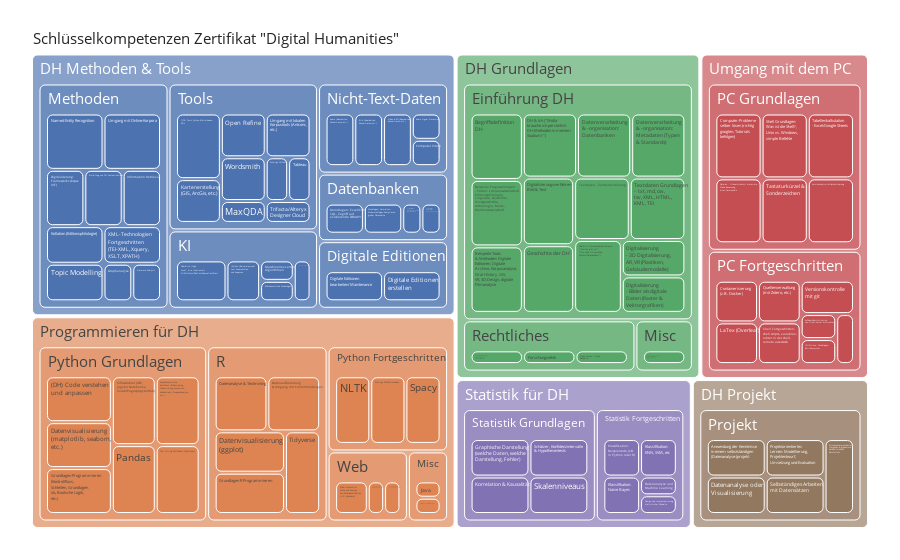

The notebook cell this image was saved under:
### Markdown cell above
# Ohne Module

### Code cell
import plotly.express as px

fig = px.treemap(df, path=[
    px.Constant('Schlüsselkompetenzen Zertifikat "Digital Humanities"'),
    # 'Modul',
    'Bereich',
    'Unterbereich',
    'AS'
    ],
    values='Prio_',
    # hover_data=['Zeitaufwand'],
    # marker_colors = RUB_colors
    # color='Zertifikatsbereich'
)
fig.update_traces(marker=dict(cornerradius=5))
fig.update_layout(margin=dict(t=25, l=25, r=25, b=25))
fig.update_traces(hovertemplate='%{label}')
fig.update_layout(
    template='seaborn',
    font=dict(
        # family="Courier New, monospace",
        size=15,  # Set the font size here
        # color="RebeccaPurple"
    )
)
fig.show()
fig.write_html("AS_Bereiche.html",  include_plotlyjs='cdn')

### Figure 1 — Plotly figure (JSON) as saved in the notebook; plotly's stock layout.template omitted (floating-point values rounded to 4 significant figures)
{"data": [{"branchvalues": "total", "domain": {"x": [0, 1], "y": [0, 1]}, "hovertemplate": "%{label}", "ids": ["Schlüsselkompetenzen Zertifikat \"Digital Humanities\"/Programmieren für DH/Python Grundlagen/(DH) Code verstehen<br>und anpassen", "Schlüsselkompetenzen Zertifikat \"Digital Humanities\"/DH Methoden & Tools/KI/(Python-)Beispielprojekt<br>zum Ausprobieren<br>und Anpassen", "Schlüsselkompetenzen Zertifikat \"Digital Humanities\"/DH Projekt/Projekt/Anwendung der Kenntnisse<br>in einem selbstständigen<br>(Datenanalyse-)projekt", "Schlüsselkompetenzen Zertifikat \"Digital Humanities\"/DH Methoden & Tools/Nicht-Text-Daten/Audio (Bearbeiten,<br>Konvertieren, etc.)", "Schlüsselkompetenzen Zertifikat \"Digital Humanities\"/DH Methoden & Tools/Nicht-Text-Daten/Audio Signal Processing", "Schlüsselkompetenzen Zertifikat \"Digital Humanities\"/Umgang mit dem PC/PC Fortgeschritten/Aufbau/Administration<br>von Client-Server-Architektur", "Schlüsselkompetenzen Zertifikat \"Digital Humanities\"/DH Grundlagen/Einführung DH/Begriffsdefinition<br>DH", "Schlüsselkompetenzen Zertifikat \"Digital Humanities\"/DH Grundlagen/Einführung DH/Beispiele Fragestellungen<br>- Fächer: Literaturwissenschaft,<br>Editionsphilologie,<br>Linguistik, Geschichte,<br>Kunstgeschichte,<br>Archäologie, Musik,<br>Medienwissenschaft", "Schlüsselkompetenzen Zertifikat \"Digital Humanities\"/DH Grundlagen/Einführung DH/Beispiele Tools<br>& Methoden: Digitale<br>Editionen, Digitale<br>Archive, Korpusanalyse,<br>Oral History, GIS,<br>VR, 3D-Design, digitale<br>Filmanalyse", "Schlüsselkompetenzen Zertifikat \"Digital Humanities\"/DH Methoden & Tools/Nicht-Text-Daten/Bild (Bearbeiten,<br>Konvertieren, etc.)", "Schlüsselkompetenzen Zertifikat \"Digital Humanities\"/DH Methoden & Tools/Nicht-Text-Daten/Computer Vision", "Schlüsselkompetenzen Zertifikat \"Digital Humanities\"/Umgang mit dem PC/PC Grundlagen/Computer-Probleme<br>selber lösen (richtig<br>googlen, Tutorials<br>befolgen)", "Schlüsselkompetenzen Zertifikat \"Digital Humanities\"/Umgang mit dem PC/PC Fortgeschritten/Containerisierung<br>(z.B. Docker)", "Schlüsselkompetenzen Zertifikat \"Digital Humanities\"/DH Grundlagen/Einführung DH/DH & Ich (\"Wofür<br>brauche ich persönlich<br>DH-Methoden in meinem<br>Studium?\")", "Schlüsselkompetenzen Zertifikat \"Digital Humanities\"/Umgang mit dem PC/PC Grundlagen/Dateien - Ordnerstruktur/-hierarchie,<br>Pfade, Benennung,<br>Arten, Umwandeln", "Schlüsselkompetenzen Zertifikat \"Digital Humanities\"/Programmieren für DH/R/Datenanalyse & Textmining", "Schlüsselkompetenzen Zertifikat \"Digital Humanities\"/DH Projekt/Projekt/Datenanalyse oder<br>Visualisierung", "Schlüsselkompetenzen Zertifikat \"Digital Humanities\"/Statistik für DH/Statistik Fortgeschritten/Datenanalyse und<br>Machine Learning", "Schlüsselkompetenzen Zertifikat \"Digital Humanities\"/Programmieren für DH/R/Datenaufbereitung<br>& Umgang mit Fehlermeldungen", "Schlüsselkompetenzen Zertifikat \"Digital Humanities\"/DH Grundlagen/Rechtliches/Datenschutz, Copyright,<br>DSGVO (in Bezug<br>auf Webscraping)", "Schlüsselkompetenzen Zertifikat \"Digital Humanities\"/DH Grundlagen/Einführung DH/Datenverarbeitung<br>& -organisation:<br>Datenbanken", "Schlüsselkompetenzen Zertifikat \"Digital Humanities\"/DH Grundlagen/Einführung DH/Datenverarbeitung<br>& -organisation:<br>Metadaten (Typen<br>& Standards)", "Schlüsselkompetenzen Zertifikat \"Digital Humanities\"/Programmieren für DH/R/Datenvisualisierung<br>(ggplot)", "Schlüsselkompetenzen Zertifikat \"Digital Humanities\"/Programmieren für DH/Python Grundlagen/Datenvisualisierung<br>(matplotlib, seaborn,<br>etc.)", "Schlüsselkompetenzen Zertifikat \"Digital Humanities\"/Statistik für DH/Statistik Fortgeschritten/Design und Implementierung<br>statistischer Modelle", "Schlüsselkompetenzen Zertifikat \"Digital Humanities\"/DH Methoden & Tools/Digitale Editionen/Digitale Editionen<br>bearbeiten/ Maintenance", "Schlüsselkompetenzen Zertifikat \"Digital Humanities\"/DH Methoden & Tools/Digitale Editionen/Digitale Editionen<br>erstellen", "Schlüsselkompetenzen Zertifikat \"Digital Humanities\"/DH Methoden & Tools/Methoden/Digitalisierung:<br>Frameworks (bspw.<br>IIIF)", "Schlüsselkompetenzen Zertifikat \"Digital Humanities\"/DH Grundlagen/Einführung DH/Digitalisierung<br>- 3D Digitalisierung,<br>AR, VR (Plastiken,<br>Gebäudemodelle)", "Schlüsselkompetenzen Zertifikat \"Digital Humanities\"/DH Grundlagen/Einführung DH/Digitalisierung<br>- Bilder als digitale<br>Daten (Raster &<br>Vektorgrafiken)", "Schlüsselkompetenzen Zertifikat \"Digital Humanities\"/DH Grundlagen/Einführung DH/Digitalisierungsverfahren<br>Bild & Text", "Schlüsselkompetenzen Zertifikat \"Digital Humanities\"/DH Methoden & Tools/Methoden/Erstellung von TEI-Customisations", "Schlüsselkompetenzen Zertifikat \"Digital Humanities\"/DH Grundlagen/Rechtliches/Forschungsethik", "Schlüsselkompetenzen Zertifikat \"Digital Humanities\"/DH Methoden & Tools/Datenbanken/Fortgeschritten:<br>SQL/NoSQL, eXist-db,<br>MongoDB, etc.", "Schlüsselkompetenzen Zertifikat \"Digital Humanities\"/DH Methoden & Tools/Datenbanken/Fortgeschritten:<br>selbst aufsetzen,<br>bearbeiten, maintainen", "Schlüsselkompetenzen Zertifikat \"Digital Humanities\"/DH Grundlagen/Einführung DH/Geschichte der DH", "Schlüsselkompetenzen Zertifikat \"Digital Humanities\"/DH Methoden & Tools/Methoden/Graphanalyse", "Schlüsselkompetenzen Zertifikat \"Digital Humanities\"/Statistik für DH/Statistik Grundlagen/Graphische Darstellung<br>(welche Daten, welche<br>Darstellung, Fehler)", "Schlüsselkompetenzen Zertifikat \"Digital Humanities\"/Programmieren für DH/Python Grundlagen/Grundlagen Programmieren<br>(Kontrollfluss,<br>Schleifen, Grundlagen<br>i/o, Boolsche Logik,<br>etc.)", "Schlüsselkompetenzen Zertifikat \"Digital Humanities\"/Programmieren für DH/R/Grundlagen R Programmieren", "Schlüsselkompetenzen Zertifikat \"Digital Humanities\"/DH Methoden & Tools/Datenbanken/Grundlagen: Excel/CSV,<br>SQL, Zugriff auf<br>existierende DBs/API", "Schlüsselkompetenzen Zertifikat \"Digital Humanities\"/DH Methoden & Tools/Datenbanken/Grundlagen: Verwalten,<br>Zusammenfügen, Analysieren<br>großer Datensätze", "Schlüsselkompetenzen Zertifikat \"Digital Humanities\"/DH Methoden & Tools/Methoden/Information Retrieval", "Schlüsselkompetenzen Zertifikat \"Digital Humanities\"/Programmieren für DH/Python Grundlagen/Infrastruktur (IDE,<br>Jupyter Notebooks,<br>Colab/Pages/JupyterHub)", "Schlüsselkompetenzen Zertifikat \"Digital Humanities\"/DH Grundlagen/Misc/Internationale Standards<br>in der Auszeichnung<br>von (Meta)daten<br>z.B. METS, MODS,<br>TEI", "Schlüsselkompetenzen Zertifikat \"Digital Humanities\"/Programmieren für DH/Misc/Java ", "Schlüsselkompetenzen Zertifikat \"Digital Humanities\"/DH Methoden & Tools/Tools/Kartenerstellung<br>(GIS, ArcGis, etc.)", "Schlüsselkompetenzen Zertifikat \"Digital Humanities\"/Statistik für DH/Statistik Fortgeschritten/Klassifikation:<br>Beispielcode (z.B.<br>in Python oder R)", "Schlüsselkompetenzen Zertifikat \"Digital Humanities\"/Statistik für DH/Statistik Fortgeschritten/Klassifikation:<br>KNN, SVM, etc", "Schlüsselkompetenzen Zertifikat \"Digital Humanities\"/Statistik für DH/Statistik Fortgeschritten/Klassifikation:<br>Naive Bayes", "Schlüsselkompetenzen Zertifikat \"Digital Humanities\"/DH Methoden & Tools/Methoden/Kollation (Editionsphilologie)", "Schlüsselkompetenzen Zertifikat \"Digital Humanities\"/Programmieren für DH/Python Grundlagen/Korpusanalytische<br>Verfahren (Webscraping,<br>Tokenisierung, Annotation,<br>Kookkurrenz-, Frequenzanalyse,<br>etc.)", "Schlüsselkompetenzen Zertifikat \"Digital Humanities\"/Statistik für DH/Statistik Grundlagen/Korrelation & Kausalität", "Schlüsselkompetenzen Zertifikat \"Digital Humanities\"/Umgang mit dem PC/PC Fortgeschritten/LaTex (Overleaf)", "Schlüsselkompetenzen Zertifikat \"Digital Humanities\"/DH Methoden & Tools/KI/Maschinelles Lernen:<br>Algorithmen", "Schlüsselkompetenzen Zertifikat \"Digital Humanities\"/DH Methoden & Tools/KI/Mathematische Grundlagen", "Schlüsselkompetenzen Zertifikat \"Digital Humanities\"/DH Methoden & Tools/Tools/MaxQDA", "Schlüsselkompetenzen Zertifikat \"Digital Humanities\"/Programmieren für DH/Python Fortgeschritten/NLTK", "Schlüsselkompetenzen Zertifikat \"Digital Humanities\"/DH Methoden & Tools/Methoden/Named Entity Recognition", "Schlüsselkompetenzen Zertifikat \"Digital Humanities\"/DH Methoden & Tools/Methoden/Network Analysis", "Schlüsselkompetenzen Zertifikat \"Digital Humanities\"/DH Methoden & Tools/Tools/OCR: Tools, Python-Bibliotheken,<br>APIs", "Schlüsselkompetenzen Zertifikat \"Digital Humanities\"/DH Grundlagen/Rechtliches/Open Access / Open<br>Research", "Schlüsselkompetenzen Zertifikat \"Digital Humanities\"/DH Methoden & Tools/Tools/Open Refine", "Schlüsselkompetenzen Zertifikat \"Digital Humanities\"/Programmieren für DH/Python Grundlagen/Pandas", "Schlüsselkompetenzen Zertifikat \"Digital Humanities\"/DH Projekt/Projekt/Projektorientiertes<br>Lernen: Modellierung,<br>Projektentwurf,<br>Umsetzung und Evaluation", "Schlüsselkompetenzen Zertifikat \"Digital Humanities\"/Umgang mit dem PC/PC Fortgeschritten/Quellenverwaltung<br>(mit Zotero, etc.)", "Schlüsselkompetenzen Zertifikat \"Digital Humanities\"/Statistik für DH/Statistik Grundlagen/Schätzer, Konfidenzintervalle<br>& Hypothesentests", "Schlüsselkompetenzen Zertifikat \"Digital Humanities\"/DH Projekt/Projekt/Selbständiges Arbeiten<br>mit Datensätzen", "Schlüsselkompetenzen Zertifikat \"Digital Humanities\"/Umgang mit dem PC/PC Fortgeschritten/Shell Fortgeschritten:<br>shell scripts, variablen,<br>editor in der shell,<br>remote access/ssh", "Schlüsselkompetenzen Zertifikat \"Digital Humanities\"/Umgang mit dem PC/PC Grundlagen/Shell Grundlagen:<br>Was ist die Shell?,<br>Unix vs. Windows,<br>simple Befehle", "Schlüsselkompetenzen Zertifikat \"Digital Humanities\"/Statistik für DH/Statistik Grundlagen/Skalenniveaus", "Schlüsselkompetenzen Zertifikat \"Digital Humanities\"/Programmieren für DH/Python Fortgeschritten/Sonstige DH-Bibliotheken", "Schlüsselkompetenzen Zertifikat \"Digital Humanities\"/DH Methoden & Tools/Tools/Sonstige DH-Tools", "Schlüsselkompetenzen Zertifikat \"Digital Humanities\"/Programmieren für DH/Python Fortgeschritten/Spacy", "Schlüsselkompetenzen Zertifikat \"Digital Humanities\"/Umgang mit dem PC/PC Grundlagen/Tabellenkalkulation<br>- Excel/Google Sheets", "Schlüsselkompetenzen Zertifikat \"Digital Humanities\"/DH Methoden & Tools/Tools/Tableau", "Schlüsselkompetenzen Zertifikat \"Digital Humanities\"/Umgang mit dem PC/PC Grundlagen/Tastaturkürzel &<br>Sonderzeichen", "Schlüsselkompetenzen Zertifikat \"Digital Humanities\"/Programmieren für DH/Python Grundlagen/Text (String-Methoden/-Funktionen)", "Schlüsselkompetenzen Zertifikat \"Digital Humanities\"/DH Grundlagen/Einführung DH/Textdaten - Zeichenkodierung", "Schlüsselkompetenzen Zertifikat \"Digital Humanities\"/DH Grundlagen/Einführung DH/Textdaten Grundlagen<br>-  txt, md, csv,<br>tsv, XML, HTML,<br>KML, TEI", "Schlüsselkompetenzen Zertifikat \"Digital Humanities\"/Programmieren für DH/R/Tidyverse", "Schlüsselkompetenzen Zertifikat \"Digital Humanities\"/DH Methoden & Tools/Methoden/Topic Modelling", "Schlüsselkompetenzen Zertifikat \"Digital Humanities\"/DH Methoden & Tools/KI/Transformer-Architektur", "Schlüsselkompetenzen Zertifikat \"Digital Humanities\"/DH Methoden & Tools/Tools/Trifacta/Alteryx<br>Designer Cloud", "Schlüsselkompetenzen Zertifikat \"Digital Humanities\"/Umgang mit dem PC/PC Fortgeschritten/UNIX/Linux: Grundlagen,<br>Betriebssystem", "Schlüsselkompetenzen Zertifikat \"Digital Humanities\"/Programmieren für DH/Misc/UNIX/Linux: Script-Sprachen", "Schlüsselkompetenzen Zertifikat \"Digital Humanities\"/Umgang mit dem PC/PC Fortgeschritten/UNIX/Linux: Serveradministration", "Schlüsselkompetenzen Zertifikat \"Digital Humanities\"/DH Methoden & Tools/Methoden/Umgang mit Online-Korpora", "Schlüsselkompetenzen Zertifikat \"Digital Humanities\"/DH Methoden & Tools/Tools/Umgang mit lokalen<br>Korpustools (Antconc,<br>etc.)", "Schlüsselkompetenzen Zertifikat \"Digital Humanities\"/Umgang mit dem PC/PC Grundlagen/Versionskontrolle/Datensicherung", "Schlüsselkompetenzen Zertifikat \"Digital Humanities\"/Umgang mit dem PC/PC Fortgeschritten/Versionskontrolle<br>mit git", "Schlüsselkompetenzen Zertifikat \"Digital Humanities\"/DH Methoden & Tools/Nicht-Text-Daten/Video & 3D (Bearbeiten,<br>Konvertieren, etc.)", "Schlüsselkompetenzen Zertifikat \"Digital Humanities\"/Programmieren für DH/Web/Web-Frontend zur<br>Suche und Anzeige<br>von Datenbankinhalten<br>(z.B. Dashbord)", "Schlüsselkompetenzen Zertifikat \"Digital Humanities\"/Programmieren für DH/Web/Web-Programmierung/<br>-Frameworks (Django,<br>Flask, etc.)", "Schlüsselkompetenzen Zertifikat \"Digital Humanities\"/Programmieren für DH/Web/Webseiten (HTML,<br>CSS, PHP, JavaScript)", "Schlüsselkompetenzen Zertifikat \"Digital Humanities\"/DH Projekt/Projekt/Wissenskommunikation<br>(Vorgehen & Ergebnisse<br>nachvollziehbar<br>darstellen)", "Schlüsselkompetenzen Zertifikat \"Digital Humanities\"/DH Methoden & Tools/Tools/Wordsmith", "Schlüsselkompetenzen Zertifikat \"Digital Humanities\"/DH Methoden & Tools/Methoden/XML-Technologien<br>Fortgeschritten<br>(TEI-XML, Xquery,<br>XSLT, XPATH)", "Schlüsselkompetenzen Zertifikat \"Digital Humanities\"/DH Methoden & Tools/KI/Überblick (High<br>Level: wie funktioniert<br>KI/ML/Klassifikation/Generation/Bias)", "Schlüsselkompetenzen Zertifikat \"Digital Humanities\"/DH Grundlagen/Einführung DH/Überblick Textdatenbanken/Korpora<br>(\"Welche gibt es?\",<br>\"Wie finde ich passende<br>Korpora/Datenbanken?\")", "Schlüsselkompetenzen Zertifikat \"Digital Humanities\"/DH Methoden & Tools/Datenbanken", "Schlüsselkompetenzen Zertifikat \"Digital Humanities\"/DH Methoden & Tools/Digitale Editionen", "Schlüsselkompetenzen Zertifikat \"Digital Humanities\"/DH Grundlagen/Einführung DH", "Schlüsselkompetenzen Zertifikat \"Digital Humanities\"/DH Methoden & Tools/KI", "Schlüsselkompetenzen Zertifikat \"Digital Humanities\"/DH Methoden & Tools/Methoden", "Schlüsselkompetenzen Zertifikat \"Digital Humanities\"/DH Grundlagen/Misc", "Schlüsselkompetenzen Zertifikat \"Digital Humanities\"/Programmieren für DH/Misc", "Schlüsselkompetenzen Zertifikat \"Digital Humanities\"/DH Methoden & Tools/Nicht-Text-Daten", "Schlüsselkompetenzen Zertifikat \"Digital Humanities\"/Umgang mit dem PC/PC Fortgeschritten", "Schlüsselkompetenzen Zertifikat \"Digital Humanities\"/Umgang mit dem PC/PC Grundlagen", "Schlüsselkompetenzen Zertifikat \"Digital Humanities\"/DH Projekt/Projekt", "Schlüsselkompetenzen Zertifikat \"Digital Humanities\"/Programmieren für DH/Python Fortgeschritten", "Schlüsselkompetenzen Zertifikat \"Digital Humanities\"/Programmieren für DH/Python Grundlagen", "Schlüsselkompetenzen Zertifikat \"Digital Humanities\"/Programmieren für DH/R", "Schlüsselkompetenzen Zertifikat \"Digital Humanities\"/DH Grundlagen/Rechtliches", "Schlüsselkompetenzen Zertifikat \"Digital Humanities\"/Statistik für DH/Statistik Fortgeschritten", "Schlüsselkompetenzen Zertifikat \"Digital Humanities\"/Statistik für DH/Statistik Grundlagen", "Schlüsselkompetenzen Zertifikat \"Digital Humanities\"/DH Methoden & Tools/Tools", "Schlüsselkompetenzen Zertifikat \"Digital Humanities\"/Programmieren für DH/Web", "Schlüsselkompetenzen Zertifikat \"Digital Humanities\"/DH Grundlagen", "Schlüsselkompetenzen Zertifikat \"Digital Humanities\"/DH Methoden & Tools", "Schlüsselkompetenzen Zertifikat \"Digital Humanities\"/DH Projekt", "Schlüsselkompetenzen Zertifikat \"Digital Humanities\"/Programmieren für DH", "Schlüsselkompetenzen Zertifikat \"Digital Humanities\"/Statistik für DH", "Schlüsselkompetenzen Zertifikat \"Digital Humanities\"/Umgang mit dem PC", "Schlüsselkompetenzen Zertifikat \"Digital Humanities\""], "labels": ["(DH) Code verstehen<br>und anpassen", "(Python-)Beispielprojekt<br>zum Ausprobieren<br>und Anpassen", "Anwendung der Kenntnisse<br>in einem selbstständigen<br>(Datenanalyse-)projekt", "Audio (Bearbeiten,<br>Konvertieren, etc.)", "Audio Signal Processing", "Aufbau/Administration<br>von Client-Server-Architektur", "Begriffsdefinition<br>DH", "Beispiele Fragestellungen<br>- Fächer: Literaturwissenschaft,<br>Editionsphilologie,<br>Linguistik, Geschichte,<br>Kunstgeschichte,<br>Archäologie, Musik,<br>Medienwissenschaft", "Beispiele Tools<br>& Methoden: Digitale<br>Editionen, Digitale<br>Archive, Korpusanalyse,<br>Oral History, GIS,<br>VR, 3D-Design, digitale<br>Filmanalyse", "Bild (Bearbeiten,<br>Konvertieren, etc.)", "Computer Vision", "Computer-Probleme<br>selber lösen (richtig<br>googlen, Tutorials<br>befolgen)", "Containerisierung<br>(z.B. Docker)", "DH & Ich (\"Wofür<br>brauche ich persönlich<br>DH-Methoden in meinem<br>Studium?\")", "Dateien - Ordnerstruktur/-hierarchie,<br>Pfade, Benennung,<br>Arten, Umwandeln", "Datenanalyse & Textmining", "Datenanalyse oder<br>Visualisierung", "Datenanalyse und<br>Machine Learning", "Datenaufbereitung<br>& Umgang mit Fehlermeldungen", "Datenschutz, Copyright,<br>DSGVO (in Bezug<br>auf Webscraping)", "Datenverarbeitung<br>& -organisation:<br>Datenbanken", "Datenverarbeitung<br>& -organisation:<br>Metadaten (Typen<br>& Standards)", "Datenvisualisierung<br>(ggplot)", "Datenvisualisierung<br>(matplotlib, seaborn,<br>etc.)", "Design und Implementierung<br>statistischer Modelle", "Digitale Editionen<br>bearbeiten/ Maintenance", "Digitale Editionen<br>erstellen", "Digitalisierung:<br>Frameworks (bspw.<br>IIIF)", "Digitalisierung<br>- 3D Digitalisierung,<br>AR, VR (Plastiken,<br>Gebäudemodelle)", "Digitalisierung<br>- Bilder als digitale<br>Daten (Raster &<br>Vektorgrafiken)", "Digitalisierungsverfahren<br>Bild & Text", "Erstellung von TEI-Customisations", "Forschungsethik", "Fortgeschritten:<br>SQL/NoSQL, eXist-db,<br>MongoDB, etc.", "Fortgeschritten:<br>selbst aufsetzen,<br>bearbeiten, maintainen", "Geschichte der DH", "Graphanalyse", "Graphische Darstellung<br>(welche Daten, welche<br>Darstellung, Fehler)", "Grundlagen Programmieren<br>(Kontrollfluss,<br>Schleifen, Grundlagen<br>i/o, Boolsche Logik,<br>etc.)", "Grundlagen R Programmieren", "Grundlagen: Excel/CSV,<br>SQL, Zugriff auf<br>existierende DBs/API", "Grundlagen: Verwalten,<br>Zusammenfügen, Analysieren<br>großer Datensätze", "Information Retrieval", "Infrastruktur (IDE,<br>Jupyter Notebooks,<br>Colab/Pages/JupyterHub)", "Internationale Standards<br>in der Auszeichnung<br>von (Meta)daten<br>z.B. METS, MODS,<br>TEI", "Java ", "Kartenerstellung<br>(GIS, ArcGis, etc.)", "Klassifikation:<br>Beispielcode (z.B.<br>in Python oder R)", "Klassifikation:<br>KNN, SVM, etc", "Klassifikation:<br>Naive Bayes", "Kollation (Editionsphilologie)", "Korpusanalytische<br>Verfahren (Webscraping,<br>Tokenisierung, Annotation,<br>Kookkurrenz-, Frequenzanalyse,<br>etc.)", "Korrelation & Kausalität", "LaTex (Overleaf)", "Maschinelles Lernen:<br>Algorithmen", "Mathematische Grundlagen", "MaxQDA", "NLTK", "Named Entity Recognition", "Network Analysis", "OCR: Tools, Python-Bibliotheken,<br>APIs", "Open Access / Open<br>Research", "Open Refine", "Pandas", "Projektorientiertes<br>Lernen: Modellierung,<br>Projektentwurf,<br>Umsetzung und Evaluation", "Quellenverwaltung<br>(mit Zotero, etc.)", "Schätzer, Konfidenzintervalle<br>& Hypothesentests", "Selbständiges Arbeiten<br>mit Datensätzen", "Shell Fortgeschritten:<br>shell scripts, variablen,<br>editor in der shell,<br>remote access/ssh", "Shell Grundlagen:<br>Was ist die Shell?,<br>Unix vs. Windows,<br>simple Befehle", "Skalenniveaus", "Sonstige DH-Bibliotheken", "Sonstige DH-Tools", "Spacy", "Tabellenkalkulation<br>- Excel/Google Sheets", "Tableau", "Tastaturkürzel &<br>Sonderzeichen", "Text (String-Methoden/-Funktionen)", "Textdaten - Zeichenkodierung", "Textdaten Grundlagen<br>-  txt, md, csv,<br>tsv, XML, HTML,<br>KML, TEI", "Tidyverse", "Topic Modelling", "Transformer-Architektur", "Trifacta/Alteryx<br>Designer Cloud", "UNIX/Linux: Grundlagen,<br>Betriebssystem", "UNIX/Linux: Script-Sprachen", "UNIX/Linux: Serveradministration", "Umgang mit Online-Korpora", "Umgang mit lokalen<br>Korpustools (Antconc,<br>etc.)", "Versionskontrolle/Datensicherung", "Versionskontrolle<br>mit git", "Video & 3D (Bearbeiten,<br>Konvertieren, etc.)", "Web-Frontend zur<br>Suche und Anzeige<br>von Datenbankinhalten<br>(z.B. Dashbord)", "Web-Programmierung/<br>-Frameworks (Django,<br>Flask, etc.)", "Webseiten (HTML,<br>CSS, PHP, JavaScript)", "Wissenskommunikation<br>(Vorgehen & Ergebnisse<br>nachvollziehbar<br>darstellen)", "Wordsmith", "XML-Technologien<br>Fortgeschritten<br>(TEI-XML, Xquery,<br>XSLT, XPATH)", "Überblick (High<br>Level: wie funktioniert<br>KI/ML/Klassifikation/Generation/Bias)", "Überblick Textdatenbanken/Korpora<br>(\"Welche gibt es?\",<br>\"Wie finde ich passende<br>Korpora/Datenbanken?\")", "Datenbanken", "Digitale Editionen", "Einführung DH", "KI", "Methoden", "Misc", "Misc", "Nicht-Text-Daten", "PC Fortgeschritten", "PC Grundlagen", "Projekt", "Python Fortgeschritten", "Python Grundlagen", "R", "Rechtliches", "Statistik Fortgeschritten", "Statistik Grundlagen", "Tools", "Web", "DH Grundlagen", "DH Methoden & Tools", "DH Projekt", "Programmieren für DH", "Statistik für DH", "Umgang mit dem PC", "Schlüsselkompetenzen Zertifikat \"Digital Humanities\""], "marker": {"cornerradius": 5}, "name": "", "parents": ["Schlüsselkompetenzen Zertifikat \"Digital Humanities\"/Programmieren für DH/Python Grundlagen", "Schlüsselkompetenzen Zertifikat \"Digital Humanities\"/DH Methoden & Tools/KI", "Schlüsselkompetenzen Zertifikat \"Digital Humanities\"/DH Projekt/Projekt", "Schlüsselkompetenzen Zertifikat \"Digital Humanities\"/DH Methoden & Tools/Nicht-Text-Daten", "Schlüsselkompetenzen Zertifikat \"Digital Humanities\"/DH Methoden & Tools/Nicht-Text-Daten", "Schlüsselkompetenzen Zertifikat \"Digital Humanities\"/Umgang mit dem PC/PC Fortgeschritten", "Schlüsselkompetenzen Zertifikat \"Digital Humanities\"/DH Grundlagen/Einführung DH", "Schlüsselkompetenzen Zertifikat \"Digital Humanities\"/DH Grundlagen/Einführung DH", "Schlüsselkompetenzen Zertifikat \"Digital Humanities\"/DH Grundlagen/Einführung DH", "Schlüsselkompetenzen Zertifikat \"Digital Humanities\"/DH Methoden & Tools/Nicht-Text-Daten", "Schlüsselkompetenzen Zertifikat \"Digital Humanities\"/DH Methoden & Tools/Nicht-Text-Daten", "Schlüsselkompetenzen Zertifikat \"Digital Humanities\"/Umgang mit dem PC/PC Grundlagen", "Schlüsselkompetenzen Zertifikat \"Digital Humanities\"/Umgang mit dem PC/PC Fortgeschritten", "Schlüsselkompetenzen Zertifikat \"Digital Humanities\"/DH Grundlagen/Einführung DH", "Schlüsselkompetenzen Zertifikat \"Digital Humanities\"/Umgang mit dem PC/PC Grundlagen", "Schlüsselkompetenzen Zertifikat \"Digital Humanities\"/Programmieren für DH/R", "Schlüsselkompetenzen Zertifikat \"Digital Humanities\"/DH Projekt/Projekt", "Schlüsselkompetenzen Zertifikat \"Digital Humanities\"/Statistik für DH/Statistik Fortgeschritten", "Schlüsselkompetenzen Zertifikat \"Digital Humanities\"/Programmieren für DH/R", "Schlüsselkompetenzen Zertifikat \"Digital Humanities\"/DH Grundlagen/Rechtliches", "Schlüsselkompetenzen Zertifikat \"Digital Humanities\"/DH Grundlagen/Einführung DH", "Schlüsselkompetenzen Zertifikat \"Digital Humanities\"/DH Grundlagen/Einführung DH", "Schlüsselkompetenzen Zertifikat \"Digital Humanities\"/Programmieren für DH/R", "Schlüsselkompetenzen Zertifikat \"Digital Humanities\"/Programmieren für DH/Python Grundlagen", "Schlüsselkompetenzen Zertifikat \"Digital Humanities\"/Statistik für DH/Statistik Fortgeschritten", "Schlüsselkompetenzen Zertifikat \"Digital Humanities\"/DH Methoden & Tools/Digitale Editionen", "Schlüsselkompetenzen Zertifikat \"Digital Humanities\"/DH Methoden & Tools/Digitale Editionen", "Schlüsselkompetenzen Zertifikat \"Digital Humanities\"/DH Methoden & Tools/Methoden", "Schlüsselkompetenzen Zertifikat \"Digital Humanities\"/DH Grundlagen/Einführung DH", "Schlüsselkompetenzen Zertifikat \"Digital Humanities\"/DH Grundlagen/Einführung DH", "Schlüsselkompetenzen Zertifikat \"Digital Humanities\"/DH Grundlagen/Einführung DH", "Schlüsselkompetenzen Zertifikat \"Digital Humanities\"/DH Methoden & Tools/Methoden", "Schlüsselkompetenzen Zertifikat \"Digital Humanities\"/DH Grundlagen/Rechtliches", "Schlüsselkompetenzen Zertifikat \"Digital Humanities\"/DH Methoden & Tools/Datenbanken", "Schlüsselkompetenzen Zertifikat \"Digital Humanities\"/DH Methoden & Tools/Datenbanken", "Schlüsselkompetenzen Zertifikat \"Digital Humanities\"/DH Grundlagen/Einführung DH", "Schlüsselkompetenzen Zertifikat \"Digital Humanities\"/DH Methoden & Tools/Methoden", "Schlüsselkompetenzen Zertifikat \"Digital Humanities\"/Statistik für DH/Statistik Grundlagen", "Schlüsselkompetenzen Zertifikat \"Digital Humanities\"/Programmieren für DH/Python Grundlagen", "Schlüsselkompetenzen Zertifikat \"Digital Humanities\"/Programmieren für DH/R", "Schlüsselkompetenzen Zertifikat \"Digital Humanities\"/DH Methoden & Tools/Datenbanken", "Schlüsselkompetenzen Zertifikat \"Digital Humanities\"/DH Methoden & Tools/Datenbanken", "Schlüsselkompetenzen Zertifikat \"Digital Humanities\"/DH Methoden & Tools/Methoden", "Schlüsselkompetenzen Zertifikat \"Digital Humanities\"/Programmieren für DH/Python Grundlagen", "Schlüsselkompetenzen Zertifikat \"Digital Humanities\"/DH Grundlagen/Misc", "Schlüsselkompetenzen Zertifikat \"Digital Humanities\"/Programmieren für DH/Misc", "Schlüsselkompetenzen Zertifikat \"Digital Humanities\"/DH Methoden & Tools/Tools", "Schlüsselkompetenzen Zertifikat \"Digital Humanities\"/Statistik für DH/Statistik Fortgeschritten", "Schlüsselkompetenzen Zertifikat \"Digital Humanities\"/Statistik für DH/Statistik Fortgeschritten", "Schlüsselkompetenzen Zertifikat \"Digital Humanities\"/Statistik für DH/Statistik Fortgeschritten", "Schlüsselkompetenzen Zertifikat \"Digital Humanities\"/DH Methoden & Tools/Methoden", "Schlüsselkompetenzen Zertifikat \"Digital Humanities\"/Programmieren für DH/Python Grundlagen", "Schlüsselkompetenzen Zertifikat \"Digital Humanities\"/Statistik für DH/Statistik Grundlagen", "Schlüsselkompetenzen Zertifikat \"Digital Humanities\"/Umgang mit dem PC/PC Fortgeschritten", "Schlüsselkompetenzen Zertifikat \"Digital Humanities\"/DH Methoden & Tools/KI", "Schlüsselkompetenzen Zertifikat \"Digital Humanities\"/DH Methoden & Tools/KI", "Schlüsselkompetenzen Zertifikat \"Digital Humanities\"/DH Methoden & Tools/Tools", "Schlüsselkompetenzen Zertifikat \"Digital Humanities\"/Programmieren für DH/Python Fortgeschritten", "Schlüsselkompetenzen Zertifikat \"Digital Humanities\"/DH Methoden & Tools/Methoden", "Schlüsselkompetenzen Zertifikat \"Digital Humanities\"/DH Methoden & Tools/Methoden", "Schlüsselkompetenzen Zertifikat \"Digital Humanities\"/DH Methoden & Tools/Tools", "Schlüsselkompetenzen Zertifikat \"Digital Humanities\"/DH Grundlagen/Rechtliches", "Schlüsselkompetenzen Zertifikat \"Digital Humanities\"/DH Methoden & Tools/Tools", "Schlüsselkompetenzen Zertifikat \"Digital Humanities\"/Programmieren für DH/Python Grundlagen", "Schlüsselkompetenzen Zertifikat \"Digital Humanities\"/DH Projekt/Projekt", "Schlüsselkompetenzen Zertifikat \"Digital Humanities\"/Umgang mit dem PC/PC Fortgeschritten", "Schlüsselkompetenzen Zertifikat \"Digital Humanities\"/Statistik für DH/Statistik Grundlagen", "Schlüsselkompetenzen Zertifikat \"Digital Humanities\"/DH Projekt/Projekt", "Schlüsselkompetenzen Zertifikat \"Digital Humanities\"/Umgang mit dem PC/PC Fortgeschritten", "Schlüsselkompetenzen Zertifikat \"Digital Humanities\"/Umgang mit dem PC/PC Grundlagen", "Schlüsselkompetenzen Zertifikat \"Digital Humanities\"/Statistik für DH/Statistik Grundlagen", "Schlüsselkompetenzen Zertifikat \"Digital Humanities\"/Programmieren für DH/Python Fortgeschritten", "Schlüsselkompetenzen Zertifikat \"Digital Humanities\"/DH Methoden & Tools/Tools", "Schlüsselkompetenzen Zertifikat \"Digital Humanities\"/Programmieren für DH/Python Fortgeschritten", "Schlüsselkompetenzen Zertifikat \"Digital Humanities\"/Umgang mit dem PC/PC Grundlagen", "Schlüsselkompetenzen Zertifikat \"Digital Humanities\"/DH Methoden & Tools/Tools", "Schlüsselkompetenzen Zertifikat \"Digital Humanities\"/Umgang mit dem PC/PC Grundlagen", "Schlüsselkompetenzen Zertifikat \"Digital Humanities\"/Programmieren für DH/Python Grundlagen", "Schlüsselkompetenzen Zertifikat \"Digital Humanities\"/DH Grundlagen/Einführung DH", "Schlüsselkompetenzen Zertifikat \"Digital Humanities\"/DH Grundlagen/Einführung DH", "Schlüsselkompetenzen Zertifikat \"Digital Humanities\"/Programmieren für DH/R", "Schlüsselkompetenzen Zertifikat \"Digital Humanities\"/DH Methoden & Tools/Methoden", "Schlüsselkompetenzen Zertifikat \"Digital Humanities\"/DH Methoden & Tools/KI", "Schlüsselkompetenzen Zertifikat \"Digital Humanities\"/DH Methoden & Tools/Tools", "Schlüsselkompetenzen Zertifikat \"Digital Humanities\"/Umgang mit dem PC/PC Fortgeschritten", "Schlüsselkompetenzen Zertifikat \"Digital Humanities\"/Programmieren für DH/Misc", "Schlüsselkompetenzen Zertifikat \"Digital Humanities\"/Umgang mit dem PC/PC Fortgeschritten", "Schlüsselkompetenzen Zertifikat \"Digital Humanities\"/DH Methoden & Tools/Methoden", "Schlüsselkompetenzen Zertifikat \"Digital Humanities\"/DH Methoden & Tools/Tools", "Schlüsselkompetenzen Zertifikat \"Digital Humanities\"/Umgang mit dem PC/PC Grundlagen", "Schlüsselkompetenzen Zertifikat \"Digital Humanities\"/Umgang mit dem PC/PC Fortgeschritten", "Schlüsselkompetenzen Zertifikat \"Digital Humanities\"/DH Methoden & Tools/Nicht-Text-Daten", "Schlüsselkompetenzen Zertifikat \"Digital Humanities\"/Programmieren für DH/Web", "Schlüsselkompetenzen Zertifikat \"Digital Humanities\"/Programmieren für DH/Web", "Schlüsselkompetenzen Zertifikat \"Digital Humanities\"/Programmieren für DH/Web", "Schlüsselkompetenzen Zertifikat \"Digital Humanities\"/DH Projekt/Projekt", "Schlüsselkompetenzen Zertifikat \"Digital Humanities\"/DH Methoden & Tools/Tools", "Schlüsselkompetenzen Zertifikat \"Digital Humanities\"/DH Methoden & Tools/Methoden", "Schlüsselkompetenzen Zertifikat \"Digital Humanities\"/DH Methoden & Tools/KI", "Schlüsselkompetenzen Zertifikat \"Digital Humanities\"/DH Grundlagen/Einführung DH", "Schlüsselkompetenzen Zertifikat \"Digital Humanities\"/DH Methoden & Tools", "Schlüsselkompetenzen Zertifikat \"Digital Humanities\"/DH Methoden & Tools", "Schlüsselkompetenzen Zertifikat \"Digital Humanities\"/DH Grundlagen", "Schlüsselkompetenzen Zertifikat \"Digital Humanities\"/DH Methoden & Tools", "Schlüsselkompetenzen Zertifikat \"Digital Humanities\"/DH Methoden & Tools", "Schlüsselkompetenzen Zertifikat \"Digital Humanities\"/DH Grundlagen", "Schlüsselkompetenzen Zertifikat \"Digital Humanities\"/Programmieren für DH", "Schlüsselkompetenzen Zertifikat \"Digital Humanities\"/DH Methoden & Tools", "Schlüsselkompetenzen Zertifikat \"Digital Humanities\"/Umgang mit dem PC", "Schlüsselkompetenzen Zertifikat \"Digital Humanities\"/Umgang mit dem PC", "Schlüsselkompetenzen Zertifikat \"Digital Humanities\"/DH Projekt", "Schlüsselkompetenzen Zertifikat \"Digital Humanities\"/Programmieren für DH", "Schlüsselkompetenzen Zertifikat \"Digital Humanities\"/Programmieren für DH", "Schlüsselkompetenzen Zertifikat \"Digital Humanities\"/Programmieren für DH", "Schlüsselkompetenzen Zertifikat \"Digital Humanities\"/DH Grundlagen", "Schlüsselkompetenzen Zertifikat \"Digital Humanities\"/Statistik für DH", "Schlüsselkompetenzen Zertifikat \"Digital Humanities\"/Statistik für DH", "Schlüsselkompetenzen Zertifikat \"Digital Humanities\"/DH Methoden & Tools", "Schlüsselkompetenzen Zertifikat \"Digital Humanities\"/Programmieren für DH", "Schlüsselkompetenzen Zertifikat \"Digital Humanities\"", "Schlüsselkompetenzen Zertifikat \"Digital Humanities\"", "Schlüsselkompetenzen Zertifikat \"Digital Humanities\"", "Schlüsselkompetenzen Zertifikat \"Digital Humanities\"", "Schlüsselkompetenzen Zertifikat \"Digital Humanities\"", "Schlüsselkompetenzen Zertifikat \"Digital Humanities\"", ""], "type": "treemap", "values": [3, 2, 3, 2, 1, 1, 3, 3, 3, 2, 1, 3, 2, 3, 3, 3, 3, 1, 3, 2, 3, 3, 3, 3, 1, 3, 3, 2, 2, 2, 3, 2, 2, 1, 1, 3, 1, 3, 3, 3, 2, 2, 2, 3, 2, 1, 2, 2, 2, 2, 2, 3, 3, 2, 1, 1, 1, 3, 3, 1, 3, 2, 2, 3, 3, 2, 3, 3, 2, 3, 3, 3, 1, 3, 3, 1, 3, 3, 3, 3, 3, 2, 1, 1, 1, 1, 1, 3, 2, 3, 2, 2, 2, 1, 1, 3, 2, 2, 3, 3, 6, 6, 37, 8, 20, 2, 2, 8, 13, 18, 15, 9, 21, 15, 6, 8, 12, 15, 4, 45, 63, 15, 51, 20, 31, 225]}], "layout": {"font": {"size": 15}, "legend": {"tracegroupgap": 0}, "margin": {"b": 25, "l": 25, "r": 25, "t": 25}}}
